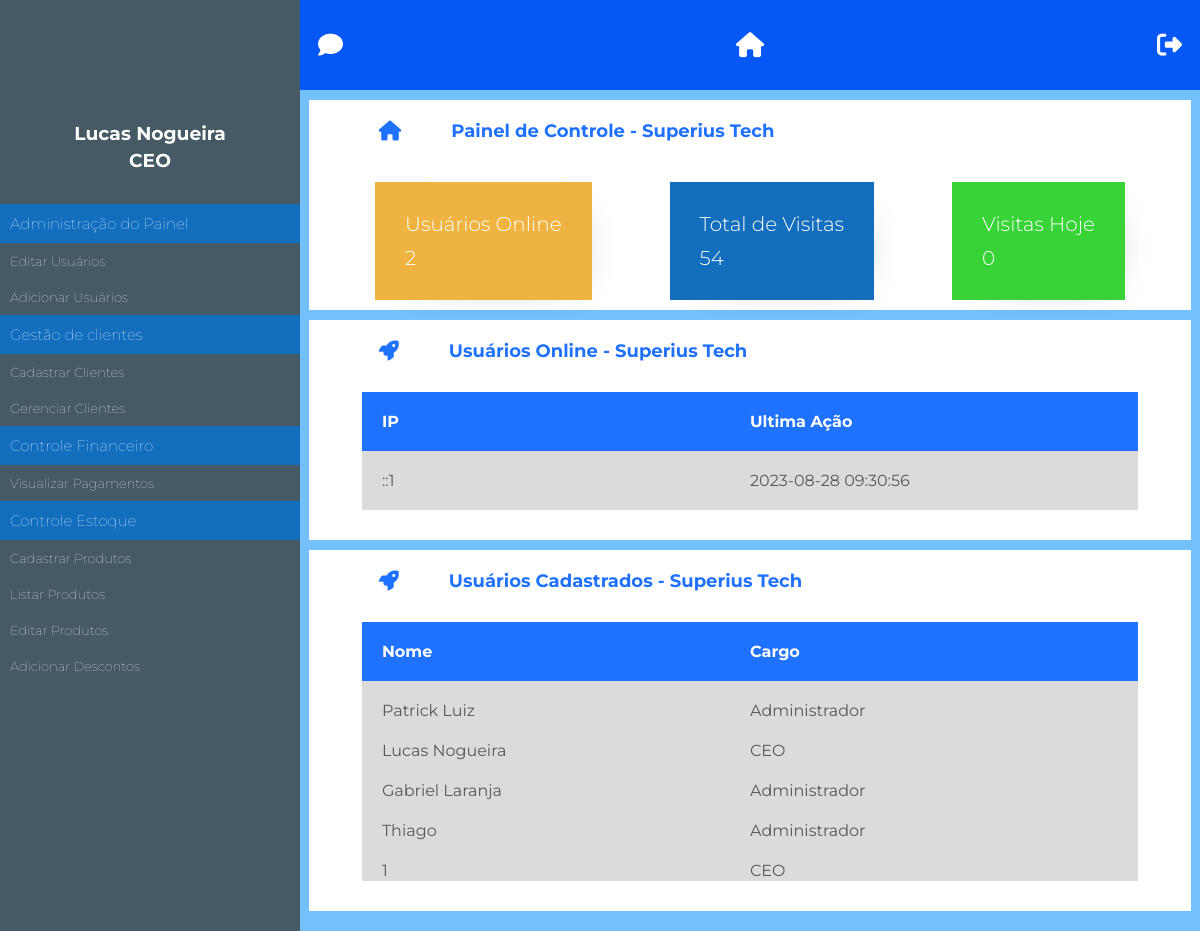
The app's page /painel/ (signed in) with its own data.
### tables this page shows
CREATE TABLE `usuarios_online` (
  `nCdUsuario` int(11) NOT NULL,
  `sNmIpUsuario` varchar(255) DEFAULT NULL,
  `sDsToken` varchar(255) DEFAULT NULL,
  `tDtUltimaAcao` datetime DEFAULT NULL
);

CREATE TABLE `usuarios_admim` (
  `nCdUsuario` int(11) NOT NULL,
  `sNmUsuario` varchar(255) NOT NULL,
  `sDsSenha` varchar(255) NOT NULL,
  `sDsImagem` varchar(255) DEFAULT NULL,
  `nCdCargo` varchar(255) DEFAULT NULL,
  `nNmPessoal` varchar(255) DEFAULT NULL
);

CREATE TABLE `cargo` (
  `nCdCargo` int(11) NOT NULL,
  `sNmCargo` varchar(255) NOT NULL,
  `sDsCargo` varchar(255) DEFAULT NULL
);

### classes/Negocio/MySql.php (called while the page is built, shortened)
<?php
	class MySql{
		private static $pdo;
		public static function conectar(){
			if(self::$pdo == null){
				try{
				self::$pdo = new PDO('mysql:host='.HOST.';dbname='.DATABASE,USER,PASSWORD,array(PDO::MYSQL_ATTR_INIT_COMMAND => "SET NAMES utf8"));
				self::$pdo->setAttribute(PDO::ATTR_ERRMODE,PDO::ERRMODE_EXCEPTION);
				}catch(Exception $e){
					echo '<h3>Erro ao conectar</h3>';
				}
			}
			return self::$pdo;
		}
	}
?>

### classes/Persistencia/PainelSQL.php (called while the page is built, shortened)
<?php
class PainelSQL{
    public static function pegaCargo(){
    return 'SELECT C.sNmCargo FROM USUARIOS_ADMIM
    INNER JOIN CARGO C ON C.nCdCargo = USUARIOS_ADMIM.nCdCargo
    WHERE sNmUsuario = ?';
    }
    public static function limparUsuariosOnline(){
        return "DELETE FROM USUARIOS_ONLINE WHERE tDtUltimaAcao < :date - INTERVAL 1 MINUTE";
    }
    public static function listarUsuariosOnline(){
       return "SELECT * FROM USUARIOS_ONLINE";
    }
    public static function mostrarVisitas(){
       return "SELECT * FROM USUARIOS_VISITAS";
    }
    public static function mostrarVisitasHoje(){
        return "SELECT * FROM USUARIOS_VISITAS WHERE tDtLogin = ?";
    }
    public static function carregarUsuarios(){
        return "SELECT * FROM USUARIOS_ADMIM";
    }
}
?>

### painel/pages/home.php (the view, shortened to what this page needs)
<?php
$usuariosOnline = Painel::listarUsuariosOnline();
$vistasSite = Painel::mostrarVisitas();
$vistasHoje = Painel::mostrarVisitasHoje();
?>
<div class="box-content left w100">
        <div class="title-content">
        <i class="fa-solid fa-house" style="color: #1f71ff;"></i>
        <h3>Painel de Controle - <?php echo NOME_EMPRESA ?></h3>
        </div>
        <div class="center">
            <div class="onlineUsuario boxItem"><h4>Usuários Online</h4> <p><?php echo count($usuariosOnline); ?></p> </div>
            <div class="totalVisitas boxItem"><h4>Total de Visitas</h4> <p><?php echo count($vistasSite);?></p></div>
            <div class="visitasHoje boxItem"><h4>Visitas Hoje</h4>      <p><?php echo count($vistasHoje);?></p></div>
        </div>
    </div>
<div class="box-content left w100">
<div class="title-content">
<i class="fa-solid fa-rocket" style="color: #1f71ff;"></i>
        <h3>Usuários Online - <?php echo NOME_EMPRESA ?></h3>
        </div>
        <div class="center tabela-responsiva">
            <div class="row">
                <div class="col">
                    <span>IP</span>
                </div>
                <div class="col"><span>Ultima Ação</span></div>
            </div>
            <?php
            if($usuariosOnline == null){
                Echo '<div class="boxItem totalVisitas"> Não existe usuários online. </div>';
            }
            else{
            foreach ($usuariosOnline as $key => $value) {
            }
            ?>
            <div class="row">
                <div class="col">
                    <span><?php echo $value['sNmIpUsuario'] ?></span>
                </div>
                <div class="col"> <span><?php echo $value['tDtUltimaAcao'] ?></span> </div>
            </div>
            <?php }?>
        </div>
    </div>
    <div class="box-content left w100">
<div class="title-content">
<i class="fa-solid fa-rocket" style="color: #1f71ff;"></i>
        <h3>Usuários Cadastrados - <?php echo NOME_EMPRESA ?></h3>
        </div>
        <div class="center tabela-responsiva">
            <div class="row">
                <div class="col"><span>Nome</span></div>
                <div class="col"><span>Cargo</span></div>
            </div>
            <?php
            $usuarios = Painel::carregarUsuarios();
            foreach($usuarios as $value){
            ?>
            <div class="row">
                <div class="col"><span><?php echo $value['nNmPessoal'] ?></span></div>
                <div class="col"> <span><?php echo Painel::pegaCargo($value['sNmUsuario']); ?></span> </div>
            </div>
            <?php } ?>
        </div>
    </div>
</div>

### painel/css/main.css (style rules this page uses)
* { margin: 0; padding: 0; font-family: montserrat; }
.center { max-width: 1280px; padding: 0 2%; margin: 0 auto; }
body { background-color: #74C0FC; font-family: 'Montserrat', sans-serif; }
.title-content { display: flex; justify-content: first baseline; gap: 50px; align-items: center; color: #1f71ff; font-weight: 900; padding: 10px; margin-left: 50px; }
.title-content h3 { font-weight: bold; font-size: 18px; }
.title-content .fa-solid { font-size: 20px; }
.content .center { display: flex; justify-content: space-around; align-items: center; }
.content .tabela-responsiva { display: block; margin: 20px auto; width: 90%; }
.tabela-responsiva .row { color: #595959; padding: 20px; color: #595959; background-color: #dcdada; }
.tabela-responsiva .row:last-of-type { padding: 8px; color: #595959; background-color: #dcdada; padding: 20px; }
.tabela-responsiva .row:nth-of-type(1) { font-weight: bold; color: #ffffff; padding: 20px; background-color: #1f71ff; }
.tabela-responsiva .col { float: left; width: 50%; }
.boxItem { padding: 30px; font-size: 20px; font-weight: 300; display: flex; flex-direction: column; gap: 10px; margin-top: 30px; color: white; box-shadow: 13px 8px 43px -39px rgba(0,0,0,0.75); -webkit-box-shadow: 13px 8px 43px -39px rgba(0,0,0,0.75); -moz-box-shadow: 13px 8px 43px -39px rgba(0,0,0,0.75); }
.boxItem h4 { font-weight: 300; }
.onlineUsuario { background-color: rgb(239, 179, 66); }
.totalVisitas { background-color: #146EBE; }
.visitasHoje { background-color: rgb(55, 211, 55); }
.box-content { background-color: #ffffff; padding: 10px; margin-bottom: 10px; }
.w100 { width: 98%; }
.left { float: left; }

### records on screen
usuarios_online: sNmIpUsuario "::1", tDtUltimaAcao "2023-08-28 09:30:56"
usuarios_admim: nNmPessoal "Patrick Luiz", sNmUsuario.sNmCargo "Administrador"
usuarios_admim: nNmPessoal "Lucas Nogueira", sNmUsuario.sNmCargo "CEO"
usuarios_admim: nNmPessoal "Gabriel Laranja", sNmUsuario.sNmCargo "Administrador"
usuarios_admim: nNmPessoal "Thiago", sNmUsuario.sNmCargo "Administrador"
usuarios_admim: nNmPessoal "1", sNmUsuario.sNmCargo "CEO"

### other values on screen
$_SESSION['adminName'] "Lucas Nogueira"
$_SESSION['adminCargo'] "CEO"
NOME_EMPRESA "Superius Tech"
count($usuariosOnline) "2"
count($vistasSite) "54"
count($vistasHoje) "0"
